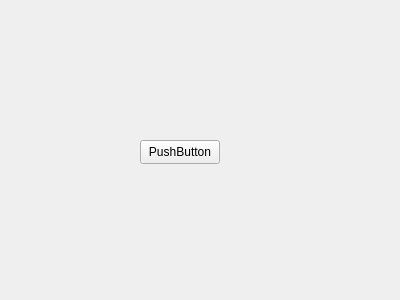
<?xml version="1.0" encoding="UTF-8"?>
<ui version="4.0">
 <class>Widget</class>
 <widget class="QWidget" name="Widget">
  <property name="geometry">
   <rect>
    <x>0</x>
    <y>0</y>
    <width>400</width>
    <height>300</height>
   </rect>
  </property>
  <property name="windowTitle">
   <string>Widget</string>
  </property>
  <widget class="QPushButton" name="pushButton">
   <property name="geometry">
    <rect>
     <x>140</x>
     <y>140</y>
     <width>80</width>
     <height>24</height>
    </rect>
   </property>
   <property name="text">
    <string>PushButton</string>
   </property>
  </widget>
 </widget>
 <layoutdefault spacing="6" margin="11"/>
 <resources/>
 <connections/>
</ui>
